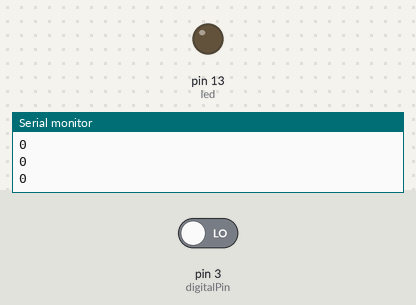
The sketch below on a simulated Arduino Uno, built with avr-gcc and run on an emulated ATmega328P. On the bench: output pins drawn as LEDs (lit = HIGH), the last lines printed to the serial monitor. Inputs (shaded band) come from the test bench; at power-on: pin 3 (digitalPin) LOW.

Above: at 1.2 s.
1.3 s: pin 3 (digitalPin) driven HIGH
At 2.0 s:
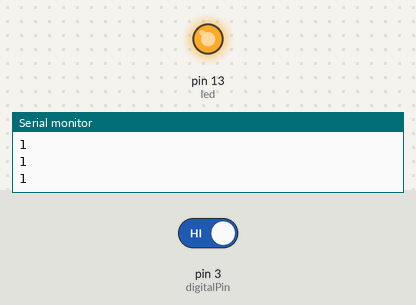
2.8 s: pin 3 (digitalPin) driven LOW
At 3.2 s:
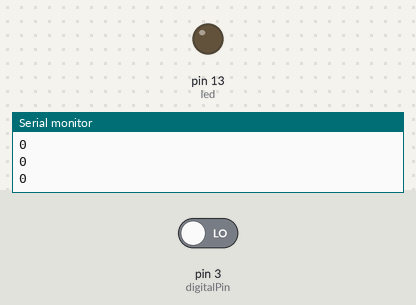
Timing chart, 0 to 5.8 s (numbered marks = the images above; inputs shaded):
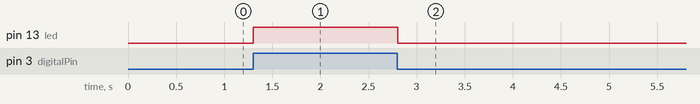

The sketch:

Linear_Hall_Sensor.ino
```cpp
//For more Projects: www.arduinocircuit.com
int led = 13 ; // LED on arduino
int digitalPin = 3; // linear Hall magnetic sensor digital interface
int digitalVal ; // digital readings
void setup ()
{
  pinMode (led, OUTPUT);
  pinMode (digitalPin, INPUT);
  //pinMode(analogPin, INPUT);
  Serial.begin(9600);
}
void loop ()
{
  // Read the digital interface
  digitalVal = digitalRead(digitalPin) ;
  Serial.println(digitalVal);
  if (digitalVal == HIGH) // When magnetic field is present, Arduino LED is on
  {
    digitalWrite (led, HIGH);

  }
  else
  {
    digitalWrite (led, LOW);
  }
  delay(100);
}
```

Measured:
- after the input at 1.3 s, pin 13 (led): LOW → HIGH at once
- after the input at 2.8 s, pin 13 (led): HIGH → LOW at once
